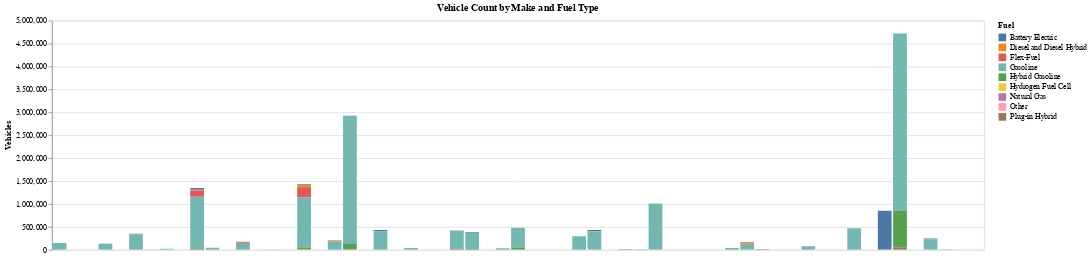

The notebook cell saved with this chart:
### Markdown cell above
**Reasoning**:
Create a stacked bar chart using Altair to visualize the distribution of vehicles by make and fuel type.

### Code cell
import altair as alt

chart = alt.Chart(df_grouped_cars).mark_bar().encode(
    x=alt.X('Make', axis=None),
    y=alt.Y('Vehicles'),
    color='Fuel',
    tooltip=['Make', 'Fuel', 'Vehicles']
).properties(
    title='Vehicle Count by Make and Fuel Type'
).interactive()

chart

### Figure 1 — Vega-Lite specification as saved in the notebook (floating-point values rounded to 4 significant figures; data arrays with more than 128 entries replaced by an {"elided": "..."} marker saying what was removed)
{"config": {"view": {"continuousWidth": 300, "continuousHeight": 300}}, "data": {"name": "data-05723db18fc1a994397defc35822cb4b"}, "mark": {"type": "bar"}, "encoding": {"color": {"field": "Fuel", "type": "nominal"}, "tooltip": [{"field": "Make", "type": "nominal"}, {"field": "Fuel", "type": "nominal"}, {"field": "Vehicles", "type": "quantitative"}], "x": {"axis": null, "field": "Make", "type": "nominal"}, "y": {"field": "Vehicles", "type": "quantitative"}}, "params": [{"name": "param_1", "select": {"type": "interval", "encodings": ["x", "y"]}, "bind": "scales"}], "title": "Vehicle Count by Make and Fuel Type", "$schema": "https://vega.github.io/schema/vega-lite/v5.20.1.json", "datasets": {"data-05723db18fc1a994397defc35822cb4b": {"elided": "151 records"}}}
